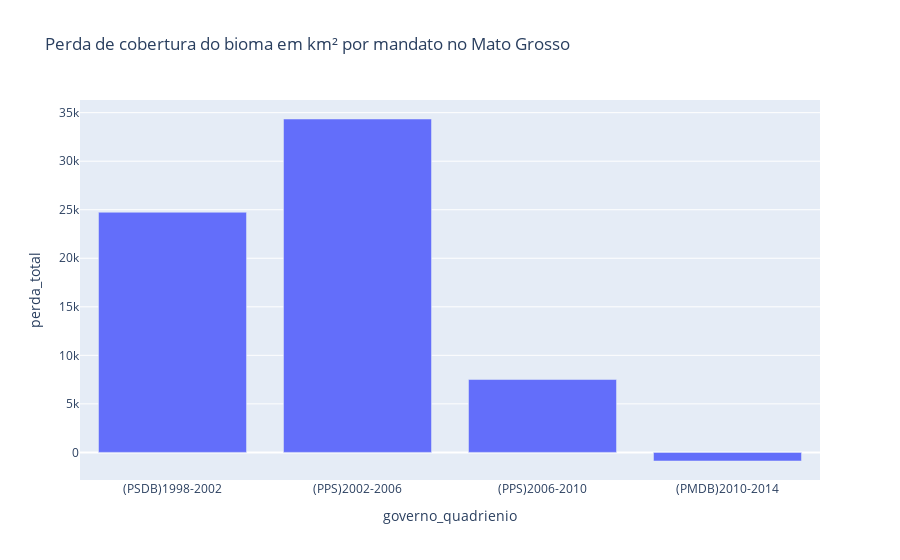

Source (notebook cell):
### Markdown cell above
<b> Gráfico:

### Code cell
fig = px.bar(mtdb, x="governo_quadrienio", y="perda_total", title="Perda de cobertura do bioma em km² por mandato no Mato Grosso")
fig.show()

### Figure 1 — Plotly figure (JSON) as saved in the notebook; plotly's stock layout.template omitted (floating-point values rounded to 4 significant figures)
{"data": [{"alignmentgroup": "True", "hovertemplate": "governo_quadrienio=%{x}<br>perda_total=%{y}<extra></extra>", "legendgroup": "", "marker": {"color": "#636efa"}, "name": "", "offsetgroup": "", "orientation": "v", "showlegend": false, "textposition": "auto", "type": "bar", "x": ["(PSDB)1998-2002", "(PPS)2002-2006", "(PPS)2006-2010", "(PMDB)2010-2014"], "xaxis": "x", "y": [24740.0, 34350.0, 7507.0, -886.8], "yaxis": "y"}], "layout": {"barmode": "relative", "legend": {"tracegroupgap": 0}, "title": {"text": "Perda de cobertura do bioma em km² por mandato no Mato Grosso"}, "xaxis": {"anchor": "y", "domain": [0, 1], "title": {"text": "governo_quadrienio"}}, "yaxis": {"anchor": "x", "domain": [0, 1], "title": {"text": "perda_total"}}}}
